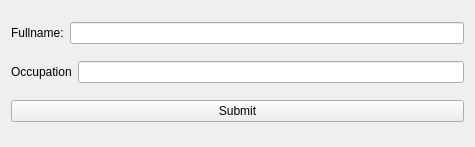
<?xml version="1.0" encoding="UTF-8"?>
<ui version="4.0">
 <class>Widget</class>
 <widget class="QWidget" name="Widget">
  <property name="geometry">
   <rect>
    <x>0</x>
    <y>0</y>
    <width>475</width>
    <height>147</height>
   </rect>
  </property>
  <property name="windowTitle">
   <string>Form</string>
  </property>
  <layout class="QVBoxLayout" name="verticalLayout">
   <item>
    <layout class="QHBoxLayout" name="horizontalLayout">
     <item>
      <widget class="QLabel" name="label">
       <property name="text">
        <string>Fullname:</string>
       </property>
      </widget>
     </item>
     <item>
      <widget class="QLineEdit" name="fullname_line_edit"/>
     </item>
    </layout>
   </item>
   <item>
    <layout class="QHBoxLayout" name="horizontalLayout_2">
     <item>
      <widget class="QLabel" name="label_2">
       <property name="text">
        <string>Occupation</string>
       </property>
      </widget>
     </item>
     <item>
      <widget class="QLineEdit" name="occupation_line_edit"/>
     </item>
    </layout>
   </item>
   <item>
    <widget class="QPushButton" name="submit_button">
     <property name="text">
      <string>Submit</string>
     </property>
    </widget>
   </item>
  </layout>
 </widget>
 <resources/>
 <connections/>
</ui>
